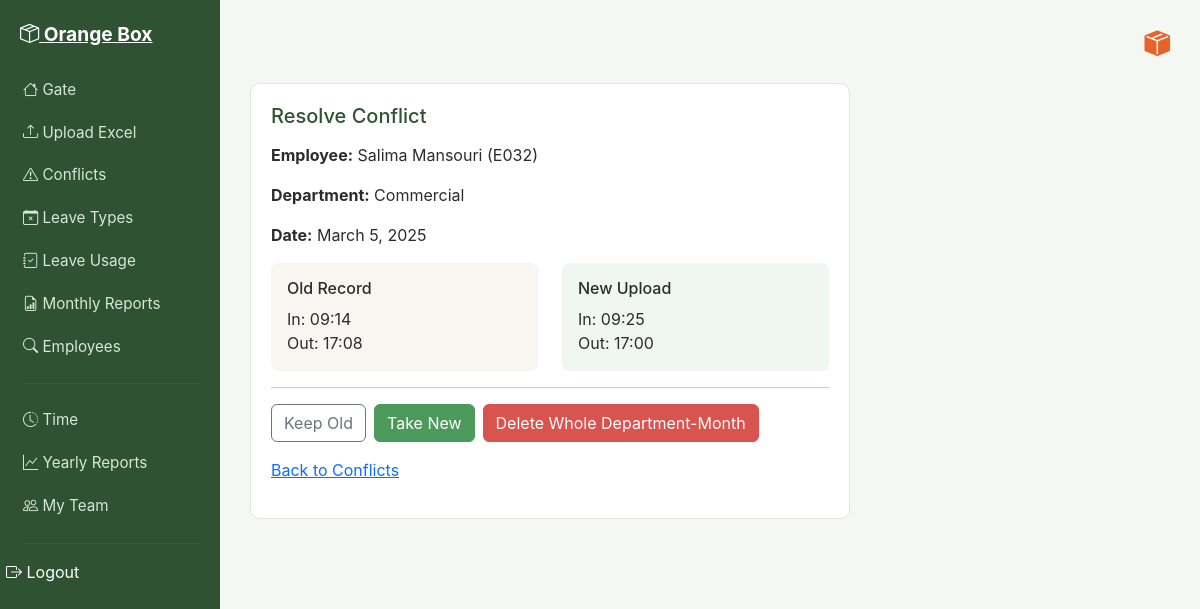
Page /conflicts/1/resolve/ (signed in) on the committed database.
### attendance/models.py (models this page shows, shortened)
class UploadConflict(models.Model):
    employee = models.ForeignKey(Employee, on_delete=models.CASCADE)
    date = models.DateField()
    old_check_in = models.TimeField(null=True, blank=True)
    old_check_out = models.TimeField(null=True, blank=True)
    old_status = models.CharField(max_length=50, blank=True)
    new_check_in = models.TimeField(null=True, blank=True)
    new_check_out = models.TimeField(null=True, blank=True)
    new_status = models.CharField(max_length=50, blank=True)
    old_record = models.ForeignKey(AttendanceRecord, on_delete=models.SET_NULL, null=True, blank=True)
    new_source_file = models.ForeignKey(ExcelFile, on_delete=models.CASCADE)
    status = models.CharField(max_length=50, default='open')
    resolution = models.CharField(max_length=50, blank=True)
    resolved_date = models.DateTimeField(null=True, blank=True)
    resolved_by = models.ForeignKey(AttendanceLead, on_delete=models.SET_NULL, null=True, blank=True)

class Employee(models.Model):
    employee_id = models.CharField(max_length=50, unique=True)
    name = models.CharField(max_length=150)
    sex = models.CharField(max_length=10, blank=True)
    birthday = models.DateField(null=True, blank=True)
    email = models.EmailField(unique=True, null=True, blank=True)
    phone_number = models.CharField(max_length=20, blank=True)
    department = models.ForeignKey(Department, on_delete=models.SET_NULL, null=True)
    date_added = models.DateTimeField(auto_now_add=True)

class Department(models.Model):
    name = models.CharField(max_length=100, unique=True)

### attendance/views.py (the view, shortened to what this page needs)
# urls.py: path('conflicts/<int:conflict_id>/resolve/', views.resolve_conflict, name='resolve_conflict'),
@login_required
def resolve_conflict(request, conflict_id):
    if not hasattr(request.user, 'attendancelead'):
        messages.error(request, "You don't have permission to resolve conflicts. Please contact your Attendance Lead.")
        return redirect('conflict_list')
    conflict = UploadConflict.objects.get(id=conflict_id)
    return render(request, 'attendance/resolve_conflict.html', {'conflict': conflict})

### attendance/context_processors.py (called while the page is built)
def notifications_context(request):
    if request.user.is_authenticated:
        unread = Notification.objects.filter(recipient=request.user, status='unread').order_by('-date')
        return {
            'unread_notifications': unread,
            'unread_count': unread.count()
        }
    return {'unread_notifications': [], 'unread_count': 0}

### attendance/templates/attendance/resolve_conflict.html (shortened to what this page needs)
{% extends 'attendance/base.html' %}
{% block content %}
<div class="ob-card" style="max-width:600px;">
    <h5>Resolve Conflict</h5>
    <p><strong>Employee:</strong> {{ conflict.employee.name }} ({{ conflict.employee.employee_id }})</p>
    <p><strong>Department:</strong> {{ conflict.employee.department.name }}</p>
    <p><strong>Date:</strong> {{ conflict.date }}</p>
    <div class="row mt-3">
        <div class="col-6">
            <div class="p-3" style="background:#f9f5f0; border-radius:8px;">
                <h6>Old Record</h6>
                {% if conflict.old_status == 'absent' %}
                    <p class="mb-0">Absent</p>
                {% else %}
                    <p class="mb-0">In: {{ conflict.old_check_in|time:"H:i" }}<br>Out: {{ conflict.old_check_out|time:"H:i" }}</p>
                {% endif %}
            </div>
        </div>
        <div class="col-6">
            <div class="p-3" style="background:#f0f7f0; border-radius:8px;">
                <h6>New Upload</h6>
                {% if conflict.new_status == 'absent' %}
                    <p class="mb-0">Absent</p>
                {% else %}
                    <p class="mb-0">In: {{ conflict.new_check_in|time:"H:i" }}<br>Out: {{ conflict.new_check_out|time:"H:i" }}</p>
                {% endif %}
            </div>
        </div>
    </div>
    <hr>
    <form method="post" class="d-flex gap-2 flex-wrap">
        <button type="submit" name="action" value="keep_old" class="btn btn-outline-secondary">Keep Old</button>
        <button type="submit" name="action" value="take_new" class="btn btn-ob-save">Take New</button>
        <button type="submit" name="action" value="delete_department_month" class="btn btn-ob-danger">Delete Whole Department-Month</button>
    </form>
    <p class="mt-3"><a href="{% url 'conflict_list' %}">Back to Conflicts</a></p>
</div>
{% endblock %}

### static/css/style.css (style rules this page uses)
:root { --ob-bg: #f4f7f2; --ob-sidebar: #2f5233; --ob-sidebar-active: #4C9A5B; --ob-accent: #E8622C; --ob-accent-hover: #c94f20; --ob-green: #4C9A5B; --ob-yellow: #E8B93C; --ob-red: #D9534F; --ob-text: #2c2c2c; --ob-muted: #7a7a7a; --ob-card: #ffffff; --ob-border: #e1e6de; }
body { background-color: var(--ob-bg); color: var(--ob-text); font-family: -apple-system, "Segoe UI", Roboto, Arial, sans-serif; }
.ob-card { background-color: var(--ob-card); border: 1px solid var(--ob-border); border-radius: 10px; padding: 20px; margin-bottom: 20px; }
.ob-card h5 { margin-bottom: 15px; color: var(--ob-sidebar); }
.btn-ob-save { background-color: var(--ob-green); border-color: var(--ob-green); color: #fff; }
.btn-ob-danger { background-color: var(--ob-red); border-color: var(--ob-red); color: #fff; }

### rows in the picture
UploadConflict: employee.name "Salima Mansouri", employee.employee_id "E032", employee.department.name "Commercial", date "March 5, 2025", old_check_in "09:14", old_check_out "17:08", new_check_in "09:25", new_check_out "17:00"
